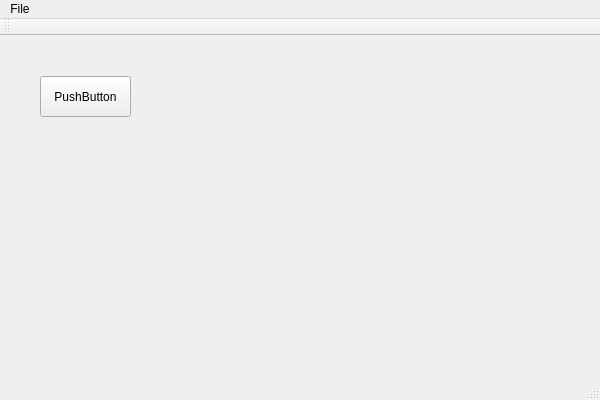
<?xml version="1.0" encoding="UTF-8"?>
<ui version="4.0">
 <class>MainWindow</class>
 <widget class="QMainWindow" name="MainWindow">
  <property name="geometry">
   <rect>
    <x>0</x>
    <y>0</y>
    <width>600</width>
    <height>400</height>
   </rect>
  </property>
  <property name="windowTitle">
   <string>MainWindow</string>
  </property>
  <widget class="QWidget" name="centralWidget">
   <widget class="QPushButton" name="pushButton">
    <property name="geometry">
     <rect>
      <x>40</x>
      <y>40</y>
      <width>91</width>
      <height>41</height>
     </rect>
    </property>
    <property name="text">
     <string>PushButton</string>
    </property>
   </widget>
  </widget>
  <widget class="QMenuBar" name="menuBar">
   <property name="geometry">
    <rect>
     <x>0</x>
     <y>0</y>
     <width>600</width>
     <height>29</height>
    </rect>
   </property>
   <widget class="QMenu" name="menuFile">
    <property name="title">
     <string>File</string>
    </property>
    <addaction name="actionOpen"/>
   </widget>
   <addaction name="menuFile"/>
  </widget>
  <widget class="QToolBar" name="mainToolBar">
   <attribute name="toolBarArea">
    <enum>TopToolBarArea</enum>
   </attribute>
   <attribute name="toolBarBreak">
    <bool>false</bool>
   </attribute>
  </widget>
  <widget class="QStatusBar" name="statusBar"/>
  <action name="actionOpen">
   <property name="text">
    <string>Open</string>
   </property>
  </action>
 </widget>
 <layoutdefault spacing="6" margin="11"/>
 <resources/>
 <connections/>
</ui>
